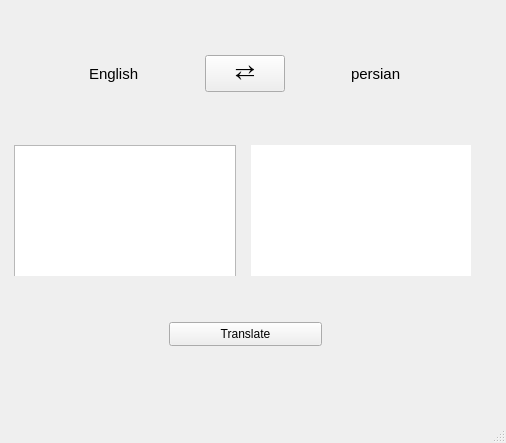
<?xml version="1.0" encoding="UTF-8"?>
<ui version="4.0">
 <class>MainWindow</class>
 <widget class="QMainWindow" name="MainWindow">
  <property name="geometry">
   <rect>
    <x>0</x>
    <y>0</y>
    <width>486</width>
    <height>443</height>
   </rect>
  </property>
  <property name="windowTitle">
   <string>MainWindow</string>
  </property>
  <widget class="QWidget" name="centralwidget">
   <layout class="QVBoxLayout" name="verticalLayout">
    <item>
     <widget class="QWidget" name="widget" native="true">
      <layout class="QHBoxLayout" name="horizontalLayout">
       <property name="spacing">
        <number>66</number>
       </property>
       <property name="leftMargin">
        <number>80</number>
       </property>
       <property name="rightMargin">
        <number>96</number>
       </property>
       <item>
        <widget class="QLabel" name="lbl_lang_1">
         <property name="font">
          <font>
           <pointsize>11</pointsize>
          </font>
         </property>
         <property name="text">
          <string>English</string>
         </property>
        </widget>
       </item>
       <item>
        <widget class="QPushButton" name="btn_change_lang">
         <property name="font">
          <font>
           <pointsize>18</pointsize>
          </font>
         </property>
         <property name="text">
          <string>⇄</string>
         </property>
        </widget>
       </item>
       <item>
        <widget class="QLabel" name="lbl_lang_2">
         <property name="font">
          <font>
           <pointsize>11</pointsize>
          </font>
         </property>
         <property name="midLineWidth">
          <number>0</number>
         </property>
         <property name="text">
          <string>persian</string>
         </property>
        </widget>
       </item>
      </layout>
     </widget>
    </item>
    <item>
     <widget class="QWidget" name="widget_2" native="true">
      <widget class="QTextEdit" name="text_input">
       <property name="geometry">
        <rect>
         <x>5</x>
         <y>0</y>
         <width>222</width>
         <height>210</height>
        </rect>
       </property>
       <property name="sizePolicy">
        <sizepolicy hsizetype="Fixed" vsizetype="Fixed">
         <horstretch>0</horstretch>
         <verstretch>0</verstretch>
        </sizepolicy>
       </property>
      </widget>
      <widget class="QLabel" name="text_result">
       <property name="geometry">
        <rect>
         <x>242</x>
         <y>0</y>
         <width>220</width>
         <height>210</height>
        </rect>
       </property>
       <property name="sizePolicy">
        <sizepolicy hsizetype="Fixed" vsizetype="Fixed">
         <horstretch>0</horstretch>
         <verstretch>0</verstretch>
        </sizepolicy>
       </property>
       <property name="styleSheet">
        <string notr="true">background-color: white;</string>
       </property>
       <property name="text">
        <string/>
       </property>
      </widget>
     </widget>
    </item>
    <item>
     <widget class="QWidget" name="widget_3" native="true">
      <widget class="QPushButton" name="btn_translate">
       <property name="geometry">
        <rect>
         <x>160</x>
         <y>40</y>
         <width>153</width>
         <height>24</height>
        </rect>
       </property>
       <property name="text">
        <string>Translate</string>
       </property>
      </widget>
     </widget>
    </item>
   </layout>
  </widget>
  <widget class="QMenuBar" name="menubar">
   <property name="geometry">
    <rect>
     <x>0</x>
     <y>0</y>
     <width>486</width>
     <height>22</height>
    </rect>
   </property>
  </widget>
  <widget class="QStatusBar" name="statusbar"/>
 </widget>
 <resources/>
 <connections/>
</ui>
